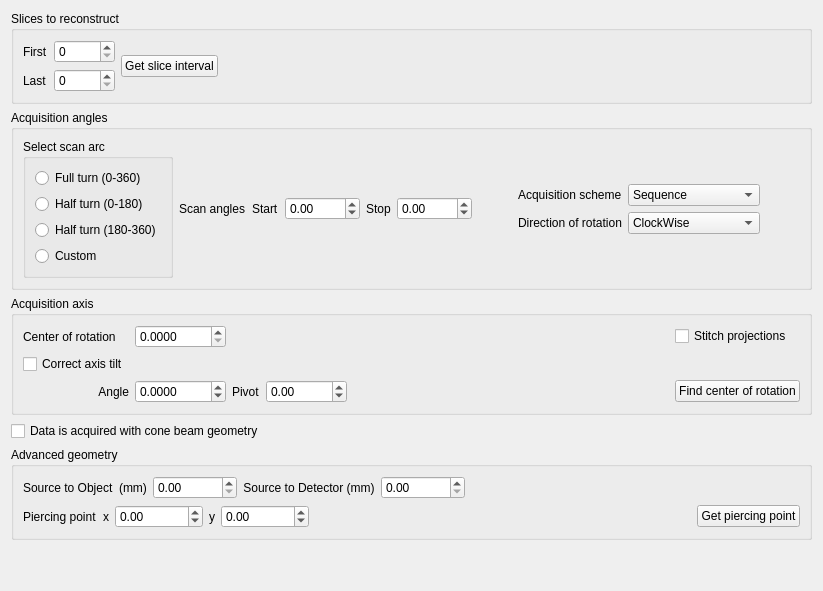
      <widget class="QWidget" name="tabProjInfo">
       <property name="toolTip">
        <string>Provide acquistion geometry for the reconstruction</string>
       </property>
       <attribute name="title">
        <string>Reconstruction geometry</string>
       </attribute>
       <layout class="QVBoxLayout" name="verticalLayout">
        <item>
         <widget class="QGroupBox" name="groupBox_AcquisitionArea">
          <property name="styleSheet">
           <string notr="true">QGroupBox#groupBox_AcquisitionArea {font: bold 1.75em}</string>
          </property>
          <property name="title">
           <string>Slices to reconstruct</string>
          </property>
          <layout class="QVBoxLayout" name="verticalLayout_15">
           <item>
            <layout class="QHBoxLayout" name="horizontalLayout_2" stretch="0,0,0">
             <item>
              <layout class="QFormLayout" name="formLayout_3">
               <item row="0" column="0">
                <widget class="QLabel" name="label_50">
                 <property name="text">
                  <string>First</string>
                 </property>
                </widget>
               </item>
               <item row="0" column="1">
                <widget class="QSpinBox" name="spinSlicesFirst">
                 <property name="toolTip">
                  <string>This is the first slice to reconstruct</string>
                 </property>
                 <property name="maximum">
                  <number>10000</number>
                 </property>
                </widget>
               </item>
               <item row="1" column="1">
                <widget class="QSpinBox" name="spinSlicesLast">
                 <property name="toolTip">
                  <string>This is the last slice to reconstruct.</string>
                 </property>
                 <property name="maximum">
                  <number>10000</number>
                 </property>
                </widget>
               </item>
               <item row="1" column="0">
                <widget class="QLabel" name="label_51">
                 <property name="text">
                  <string>Last</string>
                 </property>
                </widget>
               </item>
              </layout>
             </item>
             <item>
              <widget class="QPushButton" name="pushButtonGetSliceROI">
               <property name="text">
                <string>Get slice interval</string>
               </property>
              </widget>
             </item>
             <item>
              <spacer name="horizontalSpacer_2">
               <property name="orientation">
                <enum>Qt::Horizontal</enum>
               </property>
               <property name="sizeHint" stdset="0">
                <size>
                 <width>40</width>
                 <height>20</height>
                </size>
               </property>
              </spacer>
             </item>
            </layout>
           </item>
          </layout>
         </widget>
        </item>
        <item>
         <widget class="QGroupBox" name="groupBox_AcquisitionAngles">
          <property name="minimumSize">
           <size>
            <width>0</width>
            <height>50</height>
           </size>
          </property>
          <property name="styleSheet">
           <string notr="true">QGroupBox#groupBox_AcquisitionAngles {font: bold 1.75em}</string>
          </property>
          <property name="title">
           <string>Acquisition angles</string>
          </property>
          <layout class="QVBoxLayout" name="verticalLayout_12">
           <item>
            <layout class="QHBoxLayout" name="horizontalLayout_19">
             <item>
              <widget class="QGroupBox" name="groupBox_scanArc">
               <property name="styleSheet">
                <string notr="true"/>
               </property>
               <property name="title">
                <string>Select scan arc</string>
               </property>
               <layout class="QVBoxLayout" name="verticalLayout_14">
                <item>
                 <widget class="QRadioButton" name="radioButton_fullTurn">
                  <property name="toolTip">
                   <string>Preset for full turn acquisition</string>
                  </property>
                  <property name="styleSheet">
                   <string notr="true"/>
                  </property>
                  <property name="text">
                   <string>Full turn (0-360)</string>
                  </property>
                 </widget>
                </item>
                <item>
                 <widget class="QRadioButton" name="radioButton_halfTurn1">
                  <property name="toolTip">
                   <string>Preset for first half turn acquisition. </string>
                  </property>
                  <property name="styleSheet">
                   <string notr="true"/>
                  </property>
                  <property name="text">
                   <string>Half turn (0-180)</string>
                  </property>
                 </widget>
                </item>
                <item>
                 <widget class="QRadioButton" name="radioButton_halfTurn2">
                  <property name="toolTip">
                   <string>Preset for second half turn acquisition.</string>
                  </property>
                  <property name="styleSheet">
                   <string notr="true"/>
                  </property>
                  <property name="text">
                   <string>Half turn (180-360)</string>
                  </property>
                 </widget>
                </item>
                <item>
                 <widget class="QRadioButton" name="radioButton_customTurn">
                  <property name="toolTip">
                   <string>Custom scan arc specification.</string>
                  </property>
                  <property name="styleSheet">
                   <string notr="true"/>
                  </property>
                  <property name="text">
                   <string>Custom</string>
                  </property>
                 </widget>
                </item>
               </layout>
              </widget>
             </item>
             <item>
              <widget class="QLabel" name="label_31">
               <property name="styleSheet">
                <string notr="true"/>
               </property>
               <property name="text">
                <string>Scan angles</string>
               </property>
              </widget>
             </item>
             <item>
              <layout class="QHBoxLayout" name="horizontalLayout_20">
               <item>
                <widget class="QLabel" name="label_52">
                 <property name="styleSheet">
                  <string notr="true"/>
                 </property>
                 <property name="text">
                  <string>Start</string>
                 </property>
                 <property name="scaledContents">
                  <bool>false</bool>
                 </property>
                </widget>
               </item>
               <item>
                <widget class="QDoubleSpinBox" name="dspinAngleStart">
                 <property name="toolTip">
                  <string>First acquisition angle</string>
                 </property>
                 <property name="styleSheet">
                  <string notr="true"/>
                 </property>
                 <property name="minimum">
                  <double>-1000.000000000000000</double>
                 </property>
                 <property name="maximum">
                  <double>2000.000000000000000</double>
                 </property>
                </widget>
               </item>
               <item>
                <widget class="QLabel" name="label_53">
                 <property name="styleSheet">
                  <string notr="true"/>
                 </property>
                 <property name="text">
                  <string>Stop</string>
                 </property>
                </widget>
               </item>
               <item>
                <widget class="QDoubleSpinBox" name="dspinAngleStop">
                 <property name="toolTip">
                  <string>Last acquisition angle</string>
                 </property>
                 <property name="styleSheet">
                  <string notr="true"/>
                 </property>
                 <property name="minimum">
                  <double>-1000.000000000000000</double>
                 </property>
                 <property name="maximum">
                  <double>2000.000000000000000</double>
                 </property>
                </widget>
               </item>
              </layout>
             </item>
             <item>
              <spacer name="horizontalSpacer_7">
               <property name="orientation">
                <enum>Qt::Horizontal</enum>
               </property>
               <property name="sizeHint" stdset="0">
                <size>
                 <width>40</width>
                 <height>20</height>
                </size>
               </property>
              </spacer>
             </item>
             <item>
              <layout class="QFormLayout" name="formLayout_2">
               <property name="formAlignment">
                <set>Qt::AlignCenter</set>
               </property>
               <item row="0" column="0">
                <widget class="QLabel" name="label_7">
                 <property name="styleSheet">
                  <string notr="true"/>
                 </property>
                 <property name="text">
                  <string>Acquisition scheme</string>
                 </property>
                </widget>
               </item>
               <item row="0" column="1">
                <widget class="QComboBox" name="comboDataSequence">
                 <property name="toolTip">
                  <string>Selects the order in which the projections were acquired. Sequence is the typical CT scan, while golden ratio is a special acquisition case.</string>
                 </property>
                 <property name="styleSheet">
                  <string notr="true"/>
                 </property>
                 <item>
                  <property name="text">
                   <string>Sequence</string>
                  </property>
                 </item>
                 <item>
                  <property name="text">
                   <string>Golden ratio</string>
                  </property>
                 </item>
                </widget>
               </item>
               <item row="1" column="0">
                <widget class="QLabel" name="label_33">
                 <property name="text">
                  <string>Direction of rotation</string>
                 </property>
                </widget>
               </item>
               <item row="1" column="1">
                <widget class="QComboBox" name="comboDirRotation">
                 <property name="sizePolicy">
                  <sizepolicy hsizetype="Minimum" vsizetype="Fixed">
                   <horstretch>0</horstretch>
                   <verstretch>0</verstretch>
                  </sizepolicy>
                 </property>
                 <property name="toolTip">
                  <string extracomment="select direction of rotation ">Turning direction of the CT scan.</string>
                 </property>
                 <item>
                  <property name="text">
                   <string>ClockWise</string>
                  </property>
                 </item>
                 <item>
                  <property name="text">
                   <string>CounterClockWise</string>
                  </property>
                 </item>
                </widget>
               </item>
              </layout>
             </item>
             <item>
              <spacer name="horizontalSpacer_9">
               <property name="orientation">
                <enum>Qt::Horizontal</enum>
               </property>
               <property name="sizeHint" stdset="0">
                <size>
                 <width>40</width>
                 <height>20</height>
                </size>
               </property>
              </spacer>
             </item>
            </layout>
           </item>
          </layout>
         </widget>
        </item>
        <item>
         <widget class="QGroupBox" name="groupBox_AcquisitionAxis">
          <property name="styleSheet">
           <string notr="true">QGroupBox#groupBox_AcquisitionAxis {font: bold 1.75em}</string>
          </property>
          <property name="title">
           <string>Acquisition axis</string>
          </property>
          <layout class="QGridLayout" name="gridLayout_8">
           <item row="4" column="5">
            <widget class="QPushButton" name="button_FindCenter">
             <property name="sizePolicy">
              <sizepolicy hsizetype="Fixed" vsizetype="Fixed">
               <horstretch>0</horstretch>
               <verstretch>0</verstretch>
              </sizepolicy>
             </property>
             <property name="toolTip">
              <string>Opens a wizard to estimate the position of acquisition axis.</string>
             </property>
             <property name="styleSheet">
              <string notr="true"/>
             </property>
             <property name="text">
              <string>Find center of rotation</string>
             </property>
            </widget>
           </item>
           <item row="1" column="5">
            <widget class="QCheckBox" name="check_stitchprojections">
             <property name="toolTip">
              <string>Stitch projections in the center if the data was acquired with translated center of rotation.</string>
             </property>
             <property name="styleSheet">
              <string notr="true"/>
             </property>
             <property name="text">
              <string>Stitch projections</string>
             </property>
            </widget>
           </item>
           <item row="4" column="1">
            <widget class="QDoubleSpinBox" name="dspinTiltAngle">
             <property name="toolTip">
              <string>Tilt angle of the acquistion axis. Can be found using store geometry.</string>
             </property>
             <property name="styleSheet">
              <string notr="true"/>
             </property>
             <property name="decimals">
              <number>4</number>
             </property>
             <property name="minimum">
              <double>-10.000000000000000</double>
             </property>
             <property name="maximum">
              <double>10.000000000000000</double>
             </property>
             <property name="singleStep">
              <double>0.100000000000000</double>
             </property>
            </widget>
           </item>
           <item row="1" column="4">
            <spacer name="horizontalSpacer_10">
             <property name="orientation">
              <enum>Qt::Horizontal</enum>
             </property>
             <property name="sizeHint" stdset="0">
              <size>
               <width>40</width>
               <height>20</height>
              </size>
             </property>
            </spacer>
           </item>
           <item row="1" column="1">
            <widget class="QDoubleSpinBox" name="dspinRotationCenter">
             <property name="toolTip">
              <string>The acquisition center of rotation on the projection. Postion is given in pixels relative to projection ROI x0. Subpixel values are recommended.</string>
             </property>
             <property name="styleSheet">
              <string notr="true"/>
             </property>
             <property name="decimals">
              <number>4</number>
             </property>
             <property name="maximum">
              <double>10000.000000000000000</double>
             </property>
             <property name="singleStep">
              <double>0.100000000000000</double>
             </property>
            </widget>
           </item>
           <item row="2" column="0">
            <widget class="QCheckBox" name="checkCorrectTilt">
             <property name="sizePolicy">
              <sizepolicy hsizetype="Maximum" vsizetype="Fixed">
               <horstretch>0</horstretch>
               <verstretch>0</verstretch>
              </sizepolicy>
             </property>
             <property name="toolTip">
              <string>Activates axis tilt correction.</string>
             </property>
             <property name="styleSheet">
              <string notr="true"/>
             </property>
             <property name="text">
              <string>Correct axis tilt</string>
             </property>
            </widget>
           </item>
           <item row="4" column="2">
            <widget class="QLabel" name="label_tiltPivot">
             <property name="styleSheet">
              <string notr="true"/>
             </property>
             <property name="text">
              <string>Pivot</string>
             </property>
             <property name="buddy">
              <cstring>dspinTiltPivot</cstring>
             </property>
            </widget>
           </item>
           <item row="4" column="3">
            <widget class="QDoubleSpinBox" name="dspinTiltPivot">
             <property name="toolTip">
              <string>This is the slice where the center of rotation is exact.</string>
             </property>
             <property name="styleSheet">
              <string notr="true"/>
             </property>
             <property name="minimum">
              <double>-10000.000000000000000</double>
             </property>
             <property name="maximum">
              <double>10000.000000000000000</double>
             </property>
            </widget>
           </item>
           <item row="4" column="0">
            <widget class="QLabel" name="label_tiltAngle">
             <property name="layoutDirection">
              <enum>Qt::LeftToRight</enum>
             </property>
             <property name="styleSheet">
              <string notr="true"/>
             </property>
             <property name="text">
              <string>Angle</string>
             </property>
             <property name="alignment">
              <set>Qt::AlignRight|Qt::AlignTrailing|Qt::AlignVCenter</set>
             </property>
             <property name="buddy">
              <cstring>dspinTiltAngle</cstring>
             </property>
            </widget>
           </item>
           <item row="1" column="0">
            <widget class="QLabel" name="label_32">
             <property name="sizePolicy">
              <sizepolicy hsizetype="Preferred" vsizetype="Preferred">
               <horstretch>0</horstretch>
               <verstretch>0</verstretch>
              </sizepolicy>
             </property>
             <property name="styleSheet">
              <string notr="true"/>
             </property>
             <property name="text">
              <string>Center of rotation</string>
             </property>
            </widget>
           </item>
          </layout>
         </widget>
        </item>
        <item>
         <widget class="QCheckBox" name="checkCBCT">
          <property name="toolTip">
           <string>Activate fields to specify cone beam geometry.</string>
          </property>
          <property name="text">
           <string>Data is acquired with cone beam geometry</string>
          </property>
         </widget>
        </item>
        <item>
         <widget class="QGroupBox" name="groupBox_ConeBeamGeometry">
          <property name="styleSheet">
           <string notr="true">QGroupBox#groupBox_ConeBeamGeometry {font: bold 1.75em}</string>
          </property>
          <property name="title">
           <string>Advanced geometry</string>
          </property>
          <layout class="QVBoxLayout" name="verticalLayout_10">
           <item>
            <layout class="QHBoxLayout" name="horizontalLayout_10">
             <item>
              <widget class="QLabel" name="label_29">
               <property name="text">
                <string>Source to Object  (mm)</string>
               </property>
               <property name="alignment">
                <set>Qt::AlignCenter</set>
               </property>
              </widget>
             </item>
             <item>
              <widget class="QDoubleSpinBox" name="dspinSOD">
               <property name="toolTip">
                <string>Cone beam reconstruction needs the distances from source to sample as part of the acquisiton geometry.</string>
               </property>
               <property name="maximum">
                <double>999999.989999999990687</double>
               </property>
              </widget>
             </item>
             <item>
              <widget class="QLabel" name="label_28">
               <property name="text">
                <string>Source to Detector (mm)</string>
               </property>
               <property name="alignment">
                <set>Qt::AlignCenter</set>
               </property>
              </widget>
             </item>
             <item>
              <widget class="QDoubleSpinBox" name="dspinSDD">
               <property name="toolTip">
                <string>Cone beam reconstruction needs the distances from source to detector distance as part of the acquisiton geometry.</string>
               </property>
               <property name="maximum">
                <double>999999.989999999990687</double>
               </property>
              </widget>
             </item>
             <item>
              <spacer name="horizontalSpacer">
               <property name="orientation">
                <enum>Qt::Horizontal</enum>
               </property>
               <property name="sizeHint" stdset="0">
                <size>
                 <width>40</width>
                 <height>20</height>
                </size>
               </property>
              </spacer>
             </item>
            </layout>
           </item>
           <item>
            <layout class="QHBoxLayout" name="horizontalLayout_16">
             <item>
              <widget class="QLabel" name="label_56">
               <property name="text">
                <string>Piercing point</string>
               </property>
              </widget>
             </item>
             <item>
              <layout class="QHBoxLayout" name="horizontalLayout_23">
               <item>
                <widget class="QLabel" name="label_57">
                 <property name="text">
                  <string>x</string>
                 </property>
                </widget>
               </item>
               <item>
                <widget class="QDoubleSpinBox" name="dspinPiercPointX">
                 <property name="toolTip">
                  <string>x-coordinate of the piercing point. </string>
                 </property>
                 <property name="decimals">
                  <number>2</number>
                 </property>
                 <property name="minimum">
                  <double>-1000000000.000000000000000</double>
                 </property>
                 <property name="maximum">
                  <double>9999990000.000000000000000</double>
                 </property>
                 <property name="singleStep">
                  <double>1.000000000000000</double>
                 </property>
                </widget>
               </item>
               <item>
                <widget class="QLabel" name="label_58">
                 <property name="text">
                  <string>y</string>
                 </property>
                </widget>
               </item>
               <item>
                <widget class="QDoubleSpinBox" name="dspinPiercPointY">
                 <property name="toolTip">
                  <string>y-coordinate of the piercing point. </string>
                 </property>
                 <property name="minimum">
                  <double>-1000000000.000000000000000</double>
                 </property>
                 <property name="maximum">
                  <double>9999990000.000000000000000</double>
                 </property>
                </widget>
               </item>
              </layout>
             </item>
             <item>
              <spacer name="horizontalSpacer_13">
               <property name="orientation">
                <enum>Qt::Horizontal</enum>
               </property>
               <property name="sizeHint" stdset="0">
                <size>
                 <width>40</width>
                 <height>20</height>
                </size>
               </property>
              </spacer>
             </item>
             <item>
              <widget class="QPushButton" name="buttonGetPP">
               <property name="toolTip">
                <string>Estimate the position of the piercing point using the open beam image.</string>
               </property>
               <property name="text">
                <string>Get piercing point</string>
               </property>
              </widget>
             </item>
            </layout>
           </item>
          </layout>
         </widget>
        </item>
        <item>
         <spacer name="verticalSpacer_7">
          <property name="orientation">
           <enum>Qt::Vertical</enum>
          </property>
          <property name="sizeHint" stdset="0">
           <size>
            <width>20</width>
            <height>40</height>
           </size>
          </property>
         </spacer>
        </item>
       </layout>
      </widget>
